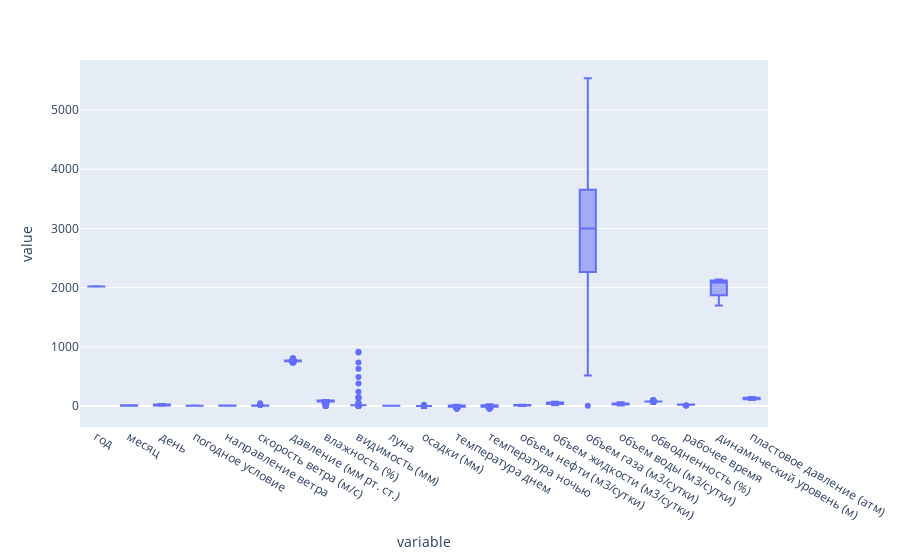

The notebook cell this image was saved under:
### Code cell
# Построить распределение для всех числовых переменных
figure = px.box(data)
figure.show()

### Figure 1 — Plotly figure (JSON) as saved in the notebook; plotly's stock layout.template omitted (floating-point values rounded to 4 significant figures; data arrays with more than 128 entries replaced by an {"elided": "..."} marker saying what was removed)
{"data": [{"alignmentgroup": "True", "hovertemplate": "variable=%{x}<br>value=%{y}<extra></extra>", "legendgroup": "", "marker": {"color": "#636efa"}, "name": "", "notched": false, "offsetgroup": "", "orientation": "v", "showlegend": false, "type": "box", "x": {"elided": "27615 str values"}, "x0": " ", "xaxis": "x", "y": {"elided": "27615 float values"}, "y0": " ", "yaxis": "y"}], "layout": {"boxmode": "group", "legend": {"tracegroupgap": 0}, "margin": {"t": 60}, "xaxis": {"anchor": "y", "domain": [0, 1], "title": {"text": "variable"}}, "yaxis": {"anchor": "x", "domain": [0, 1], "title": {"text": "value"}}}}
